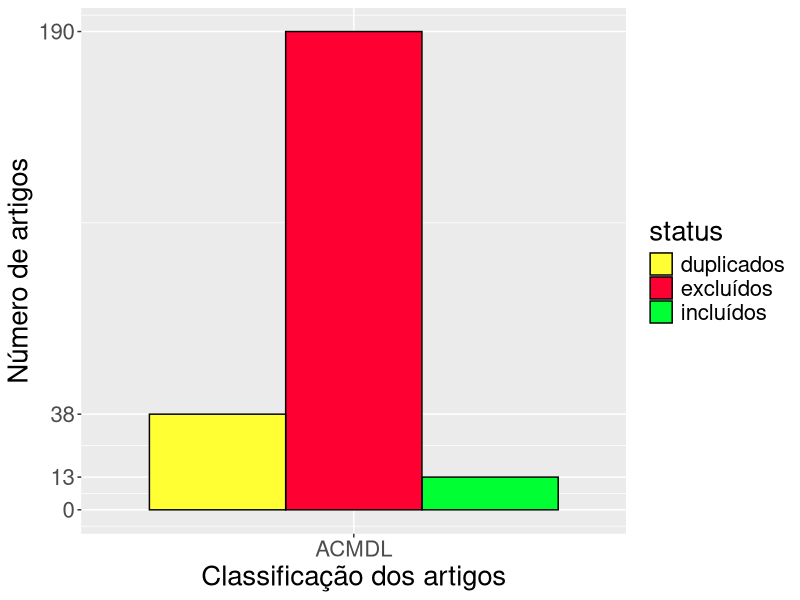

Write R code to recreate this figure.
library(ggplot2)

df2 <- data.frame(status = factor(c("incluídos",
                                    "excluídos", 
                                    "duplicados")),
                  
                  time = factor(c("ACMDL",  
                                  "ACMDL",   
                                  "ACMDL"), 
                                
                                levels=c("ACMDL")),
                  total_bill = c(13,  
                                 190, 
                                 38))

# Very basic bar graph
r <- ggplot(data=df2, aes(x=time, y=total_bill, fill=status)) + 
  theme(text = element_text(size=20))+
  geom_bar(stat="identity", position=position_dodge(), colour="black") +
  scale_fill_manual(values=c("#FFFF33", "#FF0033", "#00FF33")
                    
                    #      + xlab("New x label")
                    #       + ylab("New y label")
                    
  )
r <- r + xlab("Classificação dos artigos")
r <- r + ylab("Número de artigos")
r <- r + scale_y_continuous(breaks=c(0, 13, 38, 190), 
                            labels=c("0","13", "38", "190"))

ggsave(filename="/home/toasty/Dropbox/MestradoAdilson/2semestre2014/Qualificacao/texto/ScriptR/ACMDL.png", dpi = 600)

